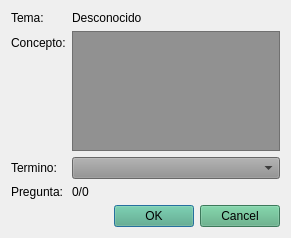
<?xml version="1.0" encoding="UTF-8"?>
<ui version="4.0">
 <class>PreguntaForm</class>
 <widget class="QWidget" name="PreguntaForm">
  <property name="geometry">
   <rect>
    <x>0</x>
    <y>0</y>
    <width>291</width>
    <height>238</height>
   </rect>
  </property>
  <property name="windowTitle">
   <string>Form</string>
  </property>
  <property name="styleSheet">
   <string notr="true"/>
  </property>
  <layout class="QFormLayout" name="formLayout">
   <item row="0" column="0">
    <widget class="QLabel" name="label_3">
     <property name="text">
      <string>Tema:</string>
     </property>
    </widget>
   </item>
   <item row="0" column="1">
    <widget class="QLabel" name="lblTema">
     <property name="styleSheet">
      <string notr="true">font: 900 italic 9pt &quot;Segoe UI&quot;;
color: rgb(0, 0, 0);</string>
     </property>
     <property name="text">
      <string>Desconocido</string>
     </property>
    </widget>
   </item>
   <item row="1" column="0">
    <widget class="QLabel" name="label">
     <property name="text">
      <string>Concepto:</string>
     </property>
    </widget>
   </item>
   <item row="1" column="1">
    <widget class="QTextEdit" name="txtConceptos">
     <property name="styleSheet">
      <string notr="true">background-color: rgb(145, 145, 145);</string>
     </property>
    </widget>
   </item>
   <item row="2" column="0">
    <widget class="QLabel" name="label_2">
     <property name="text">
      <string>Termino:</string>
     </property>
    </widget>
   </item>
   <item row="2" column="1">
    <widget class="QComboBox" name="cmbTerminos">
     <property name="styleSheet">
      <string notr="true">background-color: rgb(145, 145, 145);</string>
     </property>
    </widget>
   </item>
   <item row="3" column="0">
    <widget class="QLabel" name="label_4">
     <property name="text">
      <string>Pregunta:</string>
     </property>
    </widget>
   </item>
   <item row="3" column="1">
    <widget class="QLabel" name="lblContador">
     <property name="styleSheet">
      <string notr="true">font: 700 italic 9pt &quot;Segoe UI&quot;;
color: rgb(0, 0, 0);</string>
     </property>
     <property name="text">
      <string>0/0</string>
     </property>
    </widget>
   </item>
   <item row="4" column="1">
    <widget class="QDialogButtonBox" name="buttonBox">
     <property name="styleSheet">
      <string notr="true">background-color: rgb(85, 170, 127);
color: rgb(0, 0, 0);
font: 700 italic 9pt &quot;Segoe UI&quot;;</string>
     </property>
     <property name="standardButtons">
      <set>QDialogButtonBox::Cancel|QDialogButtonBox::Ok</set>
     </property>
    </widget>
   </item>
  </layout>
 </widget>
 <resources/>
 <connections/>
</ui>
